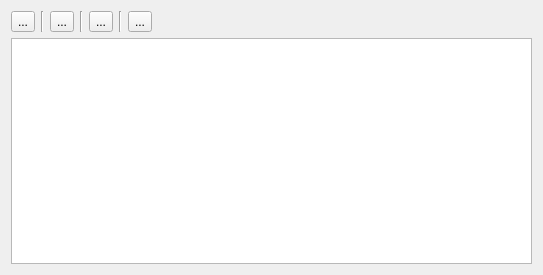
<?xml version="1.0" encoding="UTF-8"?>
<ui version="4.0">
 <class>trace</class>
 <widget class="QWidget" name="trace">
  <property name="geometry">
   <rect>
    <x>0</x>
    <y>0</y>
    <width>543</width>
    <height>275</height>
   </rect>
  </property>
  <property name="windowTitle">
   <string>Form</string>
  </property>
  <layout class="QGridLayout" name="gridLayout">
   <item row="0" column="0">
    <layout class="QHBoxLayout" name="horizontalLayout">
     <item>
      <widget class="QToolButton" name="toolButton_save">
       <property name="text">
        <string>...</string>
       </property>
       <property name="icon">
        <iconset resource="img.qrc">
         <normaloff>:/icon/Resources/icon/save.png</normaloff>:/icon/Resources/icon/save.png</iconset>
       </property>
       <property name="iconSize">
        <size>
         <width>24</width>
         <height>24</height>
        </size>
       </property>
      </widget>
     </item>
     <item>
      <widget class="Line" name="line">
       <property name="orientation">
        <enum>Qt::Vertical</enum>
       </property>
      </widget>
     </item>
     <item>
      <widget class="QToolButton" name="toolButton_clear">
       <property name="text">
        <string>...</string>
       </property>
       <property name="icon">
        <iconset resource="img.qrc">
         <normaloff>:/icon/Resources/icon/clear.png</normaloff>:/icon/Resources/icon/clear.png</iconset>
       </property>
       <property name="iconSize">
        <size>
         <width>24</width>
         <height>24</height>
        </size>
       </property>
      </widget>
     </item>
     <item>
      <widget class="Line" name="line_2">
       <property name="orientation">
        <enum>Qt::Vertical</enum>
       </property>
      </widget>
     </item>
     <item>
      <widget class="QToolButton" name="toolButton_control">
       <property name="text">
        <string>...</string>
       </property>
       <property name="icon">
        <iconset resource="img.qrc">
         <normaloff>:/icon/Resources/icon/pause.png</normaloff>:/icon/Resources/icon/pause.png</iconset>
       </property>
       <property name="iconSize">
        <size>
         <width>24</width>
         <height>24</height>
        </size>
       </property>
      </widget>
     </item>
     <item>
      <widget class="Line" name="line_3">
       <property name="orientation">
        <enum>Qt::Vertical</enum>
       </property>
      </widget>
     </item>
     <item>
      <widget class="QToolButton" name="toolButton_delta">
       <property name="text">
        <string>...</string>
       </property>
       <property name="icon">
        <iconset resource="img.qrc">
         <normaloff>:/icon/Resources/icon/flow.png</normaloff>:/icon/Resources/icon/flow.png</iconset>
       </property>
       <property name="iconSize">
        <size>
         <width>24</width>
         <height>24</height>
        </size>
       </property>
      </widget>
     </item>
     <item>
      <spacer name="horizontalSpacer">
       <property name="orientation">
        <enum>Qt::Horizontal</enum>
       </property>
       <property name="sizeHint" stdset="0">
        <size>
         <width>40</width>
         <height>20</height>
        </size>
       </property>
      </spacer>
     </item>
    </layout>
   </item>
   <item row="1" column="0">
    <widget class="QTableWidget" name="tableWidget"/>
   </item>
  </layout>
 </widget>
 <resources>
  <include location="img.qrc"/>
 </resources>
 <connections/>
</ui>
